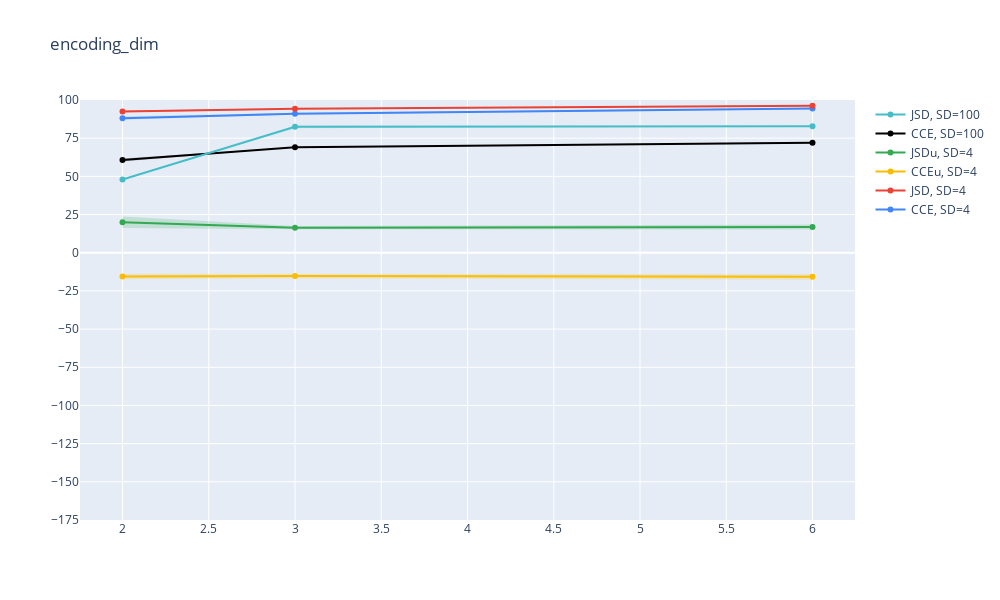

Notebook cell for this chart:
### Code cell
plot_vals(3)
plt.savefig("pictures/results_fig_3.svg")

### Figure 1 — Plotly figure (JSON) as saved in the notebook; plotly's stock layout.template omitted (floating-point values rounded to 4 significant figures)
{"data": [{"marker": {"color": "#4285F4"}, "mode": "lines+markers", "name": "CCE, SD=4", "type": "scatter", "x": [2, 3, 6], "y": [88.09, 91.01, 94.39]}, {"line": {"width": 0}, "marker": {"color": "#4285F4"}, "mode": "lines", "name": "Upper bound", "showlegend": false, "type": "scatter", "x": [2, 3, 6], "y": [89.18, 91.58, 94.76]}, {"fill": "tonexty", "fillcolor": "rgba(66, 133, 244, 0.2)", "line": {"width": 0}, "marker": {"color": "#4285F4"}, "mode": "lines", "name": "Lower bound", "showlegend": false, "type": "scatter", "x": [2, 3, 6], "y": [87.0, 90.44, 94.01]}, {"marker": {"color": "#EA4335"}, "mode": "lines+markers", "name": "JSD, SD=4", "type": "scatter", "x": [2, 3, 6], "y": [92.54, 94.3, 96.23]}, {"line": {"width": 0}, "marker": {"color": "#EA4335"}, "mode": "lines", "name": "Upper bound", "showlegend": false, "type": "scatter", "x": [2, 3, 6], "y": [93.06, 94.64, 96.44]}, {"fill": "tonexty", "fillcolor": "rgba(234, 67, 53, 0.2)", "line": {"width": 0}, "marker": {"color": "#EA4335"}, "mode": "lines", "name": "Lower bound", "showlegend": false, "type": "scatter", "x": [2, 3, 6], "y": [92.01, 93.96, 96.02]}, {"marker": {"color": "#FBBC04"}, "mode": "lines+markers", "name": "CCEu, SD=4", "type": "scatter", "x": [2, 3, 6], "y": [-15.58, -15.3, -15.76]}, {"line": {"width": 0}, "marker": {"color": "#FBBC04"}, "mode": "lines", "name": "Upper bound", "showlegend": false, "type": "scatter", "x": [2, 3, 6], "y": [-13.71, -13.8, -13.87]}, {"fill": "tonexty", "fillcolor": "rgba(251, 188, 4, 0.2)", "line": {"width": 0}, "marker": {"color": "#FBBC04"}, "mode": "lines", "name": "Lower bound", "showlegend": false, "type": "scatter", "x": [2, 3, 6], "y": [-17.44, -16.8, -17.64]}, {"marker": {"color": "#34A853"}, "mode": "lines+markers", "name": "JSDu, SD=4", "type": "scatter", "x": [2, 3, 6], "y": [19.95, 16.43, 16.91]}, {"line": {"width": 0}, "marker": {"color": "#34A853"}, "mode": "lines", "name": "Upper bound", "showlegend": false, "type": "scatter", "x": [2, 3, 6], "y": [23.76, 17.53, 18.56]}, {"fill": "tonexty", "fillcolor": "rgba(52, 168, 83, 0.2)", "line": {"width": 0}, "marker": {"color": "#34A853"}, "mode": "lines", "name": "Lower bound", "showlegend": false, "type": "scatter", "x": [2, 3, 6], "y": [16.15, 15.33, 15.27]}, {"marker": {"color": "#000000"}, "mode": "lines+markers", "name": "CCE, SD=100", "type": "scatter", "x": [2, 3, 6], "y": [60.71, 69.14, 72.02]}, {"line": {"width": 0}, "marker": {"color": "#000000"}, "mode": "lines", "name": "Upper bound", "showlegend": false, "type": "scatter", "x": [2, 3, 6], "y": [61.63, 69.16, 72.49]}, {"fill": "tonexty", "fillcolor": "rgba(0, 0, 0, 0.2)", "line": {"width": 0}, "marker": {"color": "#000000"}, "mode": "lines", "name": "Lower bound", "showlegend": false, "type": "scatter", "x": [2, 3, 6], "y": [59.78, 69.12, 71.56]}, {"marker": {"color": "#46BDC6"}, "mode": "lines+markers", "name": "JSD, SD=100", "type": "scatter", "x": [2, 3, 6], "y": [47.99, 82.43, 82.88]}, {"line": {"width": 0}, "marker": {"color": "#46BDC6"}, "mode": "lines", "name": "Upper bound", "showlegend": false, "type": "scatter", "x": [2, 3, 6], "y": [47.99, 83.34, 82.88]}, {"fill": "tonexty", "fillcolor": "rgba(70, 189, 198, 0.2)", "line": {"width": 0}, "marker": {"color": "#46BDC6"}, "mode": "lines", "name": "Lower bound", "showlegend": false, "type": "scatter", "x": [2, 3, 6], "y": [47.99, 81.53, 82.88]}], "layout": {"height": 600, "title": {"text": "encoding_dim"}, "width": 1000, "yaxis": {"dtick": 25, "range": [-175, 100], "tick0": 0}}}
